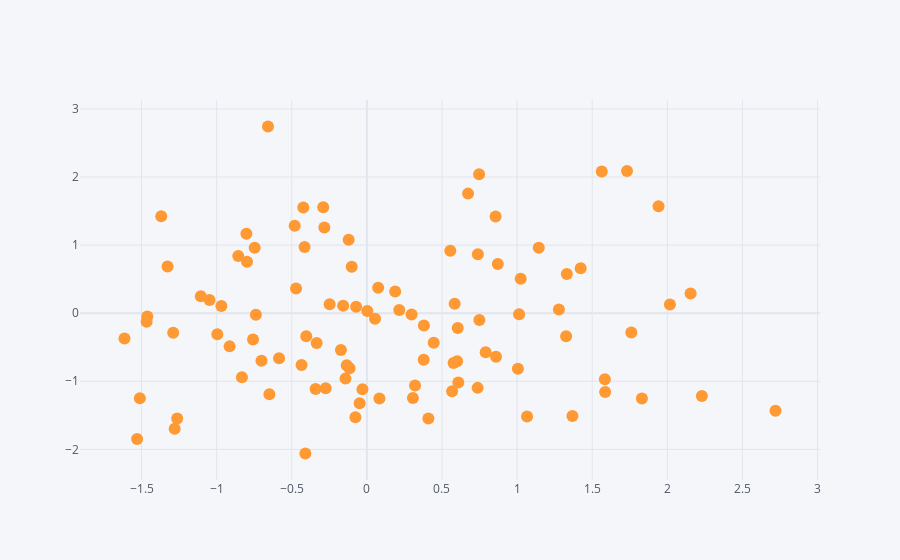

The notebook cell this image was saved under:
### Markdown cell above
**Gráficos do tipo scatter**

### Code cell
df.iplot(kind='scatter', x='A',y='B', mode='markers')
